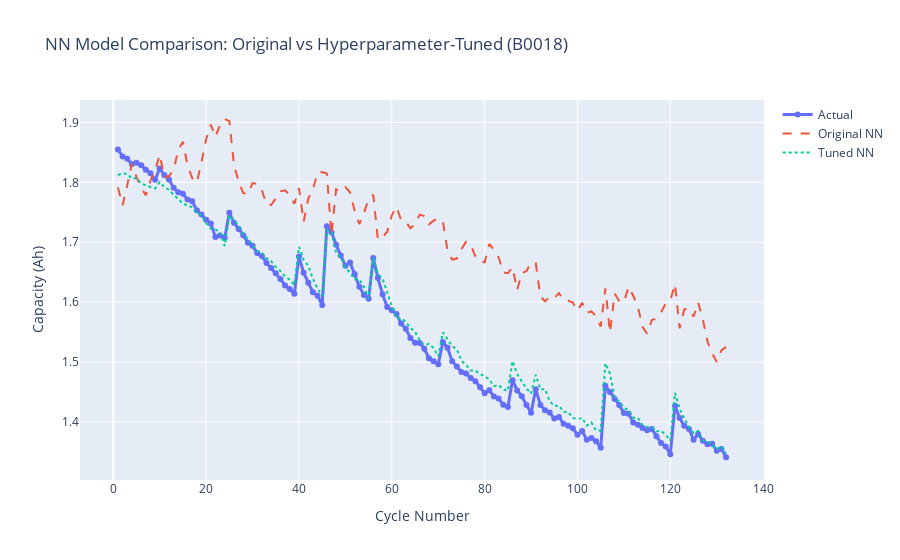

Write notebook code for a chart like this one.
### Code cell
# Visualize tuned model training progress
fig_tuned_loss = go.Figure()
fig_tuned_loss.add_trace(go.Scatter(y=history_tuned.history['loss'], mode='lines', name='Training Loss', line=dict(color='#1f77b4')))
fig_tuned_loss.add_trace(go.Scatter(y=history_tuned.history['val_loss'], mode='lines', name='Validation Loss', line=dict(color='#ff7f0e')))
fig_tuned_loss.update_layout(
    title='Tuned NN Training Progress (Unseen Battery)',
    xaxis_title='Epoch',
    yaxis_title='Loss (MSE)',
    hovermode='x unified'
)
fig_tuned_loss.update_yaxes(type='log')
fig_tuned_loss

# Prediction comparison: Original vs Tuned
fig_nn_comparison = go.Figure()
fig_nn_comparison.add_trace(go.Scatter(x=battery_summaries[validation_battery]['id_cycle'], y=y_val_array, mode='lines+markers', name='Actual', line=dict(width=3)))
fig_nn_comparison.add_trace(go.Scatter(x=battery_summaries[validation_battery]['id_cycle'], y=y_pred_nn, mode='lines', name='Original NN', line=dict(dash='dash')))
fig_nn_comparison.add_trace(go.Scatter(x=battery_summaries[validation_battery]['id_cycle'], y=y_pred_nn_tuned, mode='lines', name='Tuned NN', line=dict(dash='dot', width=2)))
fig_nn_comparison.update_layout(
    title=f'NN Model Comparison: Original vs Hyperparameter-Tuned ({validation_battery})',
    xaxis_title='Cycle Number',
    yaxis_title='Capacity (Ah)',
    hovermode='x unified'
)
fig_nn_comparison

### Figure 1 — Plotly figure (JSON) as saved in the notebook; plotly's stock layout.template omitted (floating-point values rounded to 4 significant figures; data arrays with more than 128 entries replaced by an {"elided": "..."} marker saying what was removed)
{"data": [{"line": {"width": 3}, "mode": "lines+markers", "name": "Actual", "type": "scatter", "x": {"elided": "132 int values"}, "y": {"elided": "132 float values"}}, {"line": {"dash": "dash"}, "mode": "lines", "name": "Original NN", "type": "scatter", "x": {"elided": "132 int values"}, "y": {"elided": "132 float values"}}, {"line": {"dash": "dot", "width": 2}, "mode": "lines", "name": "Tuned NN", "type": "scatter", "x": {"elided": "132 int values"}, "y": {"elided": "132 float values"}}], "layout": {"hovermode": "x unified", "title": {"text": "NN Model Comparison: Original vs Hyperparameter-Tuned (B0018)"}, "xaxis": {"title": {"text": "Cycle Number"}}, "yaxis": {"title": {"text": "Capacity (Ah)"}}}}
